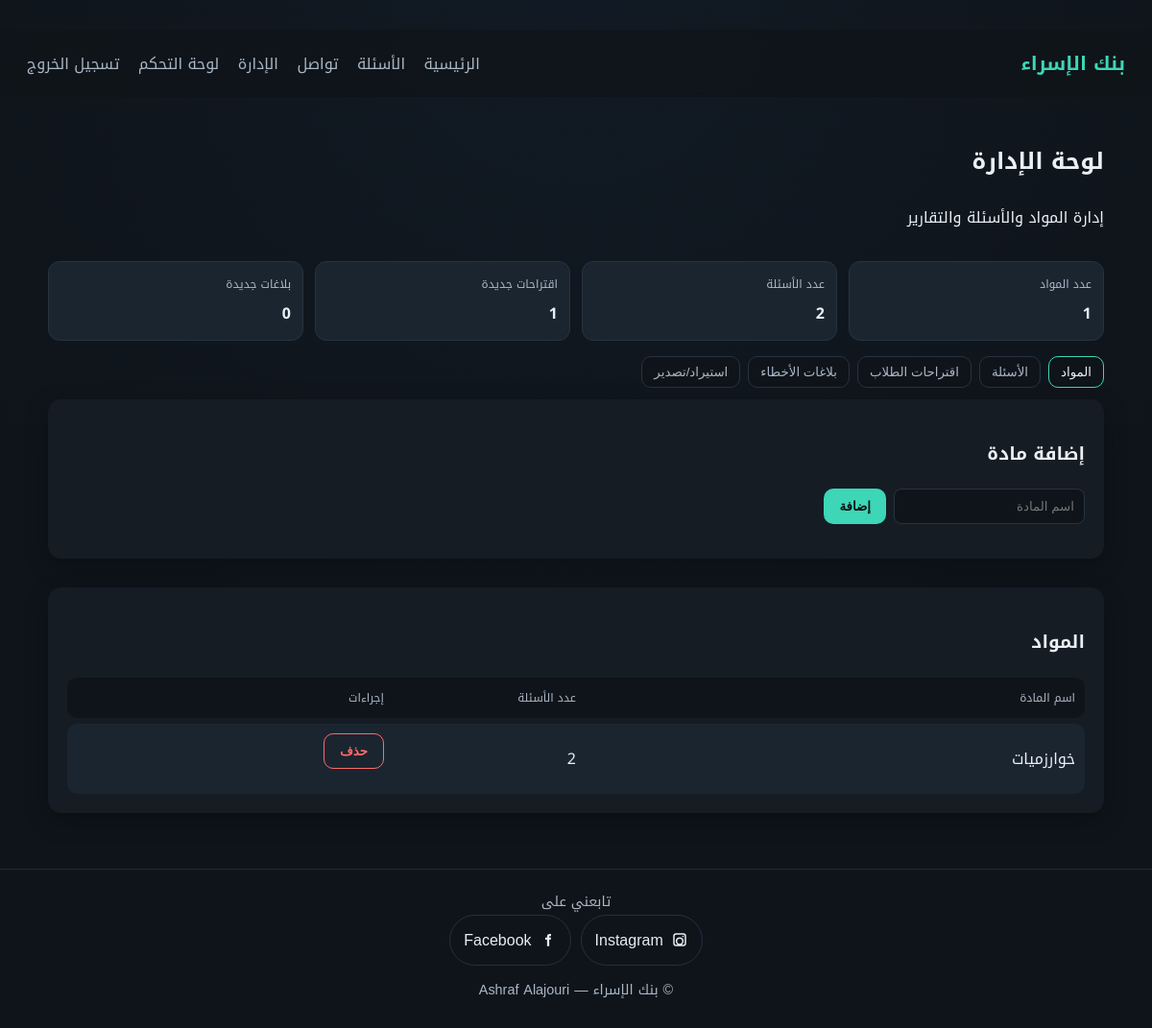
Page /admin (signed in) on the earlier database version.
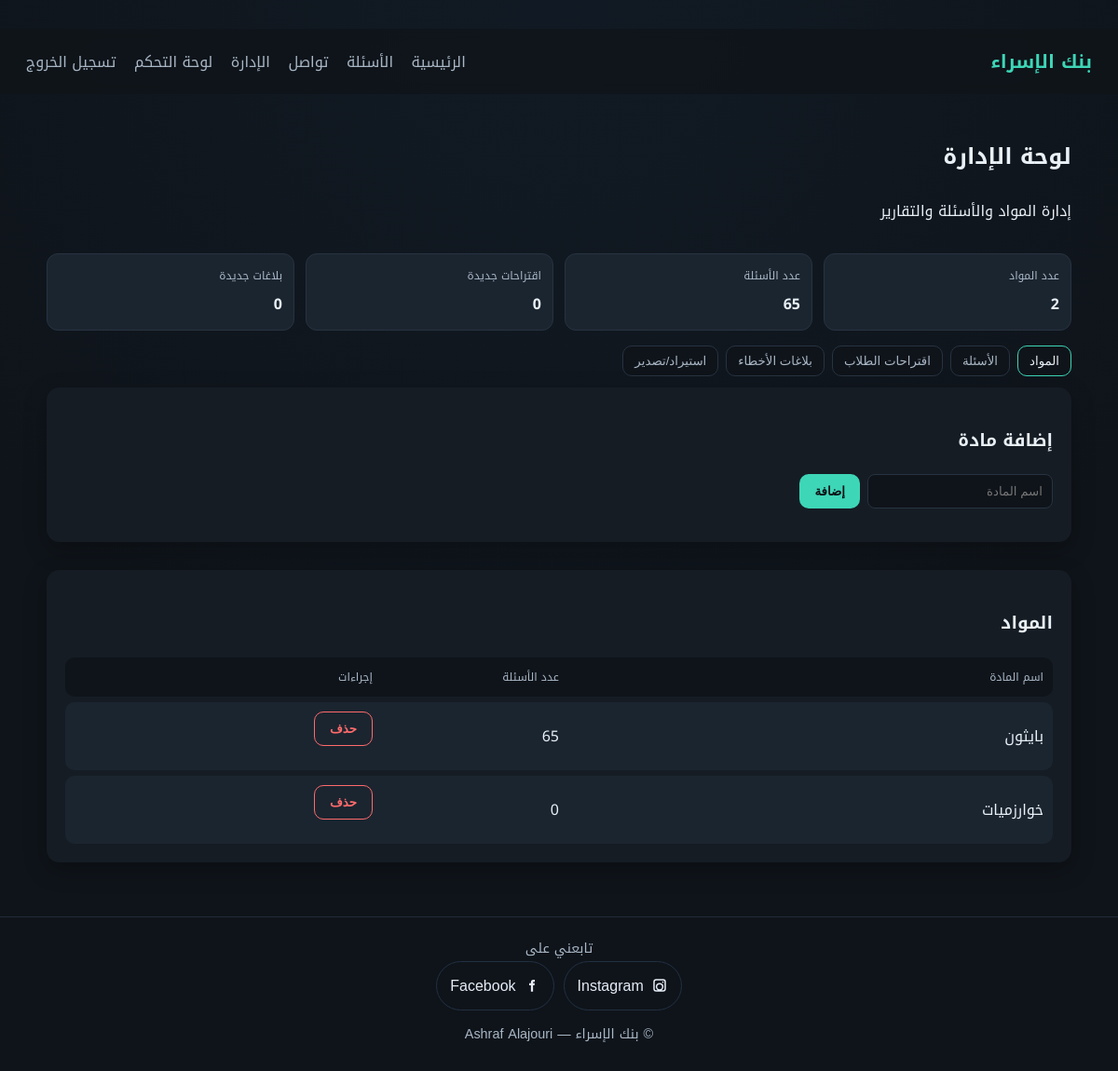
Same page on the later database version.
### tables this page shows
CREATE TABLE subjects (
            id INTEGER PRIMARY KEY AUTOINCREMENT,
            name TEXT UNIQUE NOT NULL,
            created_at TEXT NOT NULL
        );

### app.py (the view)
@app.get("/admin", response_class=HTMLResponse)
def admin_home(request: Request):
    admin = require_admin(request)
    if isinstance(admin, RedirectResponse):
        return admin
    conn = get_db()
    subjects = conn.execute("SELECT * FROM subjects ORDER BY name").fetchall()
    subject_counts = conn.execute(
        """
        SELECT s.id, COUNT(q.id) AS qcount
        FROM subjects s
        LEFT JOIN questions q ON q.subject_id = s.id
        GROUP BY s.id
        """
    ).fetchall()
    subject_count_map = {row["id"]: row["qcount"] for row in subject_counts}
    total_questions = conn.execute("SELECT COUNT(*) AS c FROM questions").fetchone()["c"]
    total_subjects = conn.execute("SELECT COUNT(*) AS c FROM subjects").fetchone()["c"]
    new_suggestions = conn.execute("SELECT COUNT(*) AS c FROM suggestions WHERE status = 'new'").fetchone()["c"]
    new_reports = conn.execute("SELECT COUNT(*) AS c FROM reports WHERE status = 'new'").fetchone()["c"]
    suggestions = conn.execute("SELECT * FROM suggestions ORDER BY created_at DESC").fetchall()
    reports = conn.execute(
        "SELECT r.*, q.question_text FROM reports r JOIN questions q ON q.id = r.question_id ORDER BY r.created_at DESC"
    ).fetchall()
    questions = conn.execute(
        "SELECT q.*, s.name AS subject_name FROM questions q JOIN subjects s ON s.id = q.subject_id ORDER BY q.id DESC LIMIT 50"
    ).fetchall()
    conn.close()
    return templates.TemplateResponse(
        "admin.html",
        {
            "request": request,
            "user": admin,
            "subjects": subjects,
            "subject_count_map": subject_count_map,
            "total_questions": total_questions,
            "total_subjects": total_subjects,
            "new_suggestions": new_suggestions,
            "new_reports": new_reports,
            "suggestions": suggestions,
            "reports": reports,
            "questions": questions,
            "flash": request.session.pop("flash", None),
        },
    )

### templates/admin.html (shortened to what this page needs)
{% set title = "لوحة الإدارة" %}
{% extends "base.html" %}
{% block content %}
<link rel="stylesheet" href="https://unpkg.com/cropperjs@1.6.2/dist/cropper.min.css">
<section class="admin-head">
  <div>
    <h2>لوحة الإدارة</h2>
    <p class="muted">إدارة المواد والأسئلة والتقارير</p>
  </div>
</section>
<section class="stats-row">
  <div class="stat-card">
    <span class="stat-label">عدد المواد</span>
    <strong>{{ total_subjects }}</strong>
  </div>
  <div class="stat-card">
    <span class="stat-label">عدد الأسئلة</span>
    <strong>{{ total_questions }}</strong>
  </div>
  <div class="stat-card">
    <span class="stat-label">اقتراحات جديدة</span>
    <strong>{{ new_suggestions }}</strong>
  </div>
  <div class="stat-card">
    <span class="stat-label">بلاغات جديدة</span>
    <strong>{{ new_reports }}</strong>
  </div>
</section>
<div class="tabs">
  <button class="tab-btn active" data-tab="subjects">المواد</button>
  <button class="tab-btn" data-tab="questions">الأسئلة</button>
  <button class="tab-btn" data-tab="suggestions">اقتراحات الطلاب</button>
  <button class="tab-btn" data-tab="reports">بلاغات الأخطاء</button>
  <button class="tab-btn" data-tab="csv">استيراد/تصدير</button>
</div>
<section class="tab-panel active" id="tab-subjects">
  <div class="card">
    <h3>إضافة مادة</h3>
    <form method="post" action="/admin/subjects/create" class="form inline">
      <input name="name" placeholder="اسم المادة" required />
      <button class="btn" type="submit">إضافة</button>
    </form>
  </div>
  <div class="card">
    <h3>المواد</h3>
    {% if subjects %}
    <div class="table">
      <div class="table-row head subjects-row">
        <span>اسم المادة</span>
        <span>عدد الأسئلة</span>
        <span>إجراءات</span>
      </div>
      {% for s in subjects %}
      <div class="table-row subjects-row">
        <span>{{ s.name }}</span>
        <span>{{ subject_count_map.get(s.id, 0) }}</span>
        <span class="actions">
          <form method="post" action="/admin/subjects/{{ s.id }}/delete" onsubmit="return confirm('تأكيد حذف المادة؟')">
            <button class="btn ghost danger" type="submit">حذف</button>
          </form>
        </span>
      </div>
      {% endfor %}
    </div>
    {% else %}
      <div class="empty-state">
        <div class="empty-icon">📘</div>
        <h3>لا توجد مواد بعد</h3>
        <p>ابدأ بإضافة مادة جديدة.</p>
      </div>
    {% endif %}
  </div>
</section>
{% endblock %}

Differences in the rows shown:
added subjects: name "بايثون", get "65"
computed for subjects "خوارزميات": get "2" → "0"
Other differences:
{{ total_subjects }}: "1" → "2"
{{ total_questions }}: "2" → "65"
{{ new_suggestions }}: "1" → "0"
